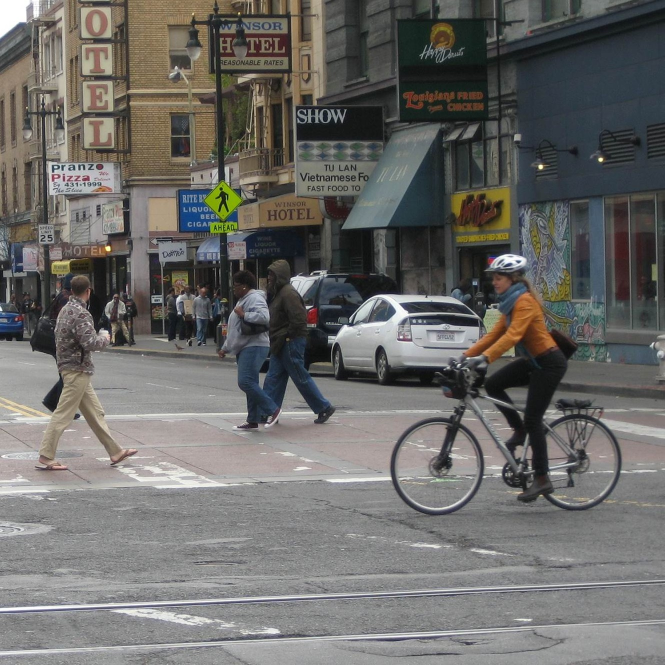
#> input picture hand_last/img/street.jpg, 1330 x 1330 px, given in place of the camera (shown at 1/2 size)
$ python TrackNew.py
#> lines starting #> are read from the running program, lines starting #| are printed output that depends on the picture; after the words box and inside, x2 and y2 are one past the last pixel; in counts of white or black regions, pixels touching at a corner belong together
import cv2
import numpy as np

# 设置初始化的窗口位置
c,r,w,h = 400,100,400,200 # 设置初试窗口位置和大小
track_window = (c,r,w,h)

cap = cv2.VideoCapture(0,cv2.CAP_DSHOW)
cap.set(3, 900)      # width 2280
cap.set(4, 900)
ret, frame= cap.read()
#> frame is the input picture: shape (1330, 1330, 3); mean B, G, R 103.7, 106.3, 107.4

# 设置追踪的区域
roi = frame[r:r+h, c:c+w]
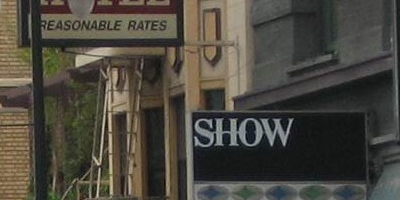
#> roi: shape (200, 400, 3); mean B, G, R 62.6, 71.7, 75.5
# roi区域的hsv图像
hsv_roi = cv2.cvtColor(roi, cv2.COLOR_BGR2HSV)
#> hsv_roi: shape (200, 400, 3); mean H, S, V 47.4, 48.2, 77.4
# 取值hsv值在(0,60,32)到(180,255,255)之间的部分
mask = cv2.inRange(hsv_roi, np.array((0., 60.,32.)), np.array((180.,255.,255.)))
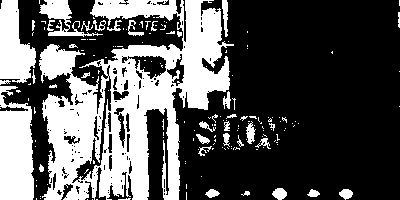
#> mask: shape (200, 400); 34.2% white; 170 white regions (134 under 20 px), largest, box (x1, y1, x2, y2) and area: (39, 0, 234, 200) 19200, (0, 86, 34, 200) 3159, (0, 0, 36, 83) 2008
# 计算直方图,参数为 图片(可多)，通道数，蒙板区域，直方图长度，范围
roi_hist = cv2.calcHist([hsv_roi],[0],mask,[180],[0,180])
#> roi_hist = 180 values, max 3664 at index 17, min 0 at index 55, mean 152
# 归一化
cv2.normalize(roi_hist,roi_hist,0,255,cv2.NORM_MINMAX)

# 设置终止条件，迭代10次或者至少移动1次
term_crit = ( cv2.TERM_CRITERIA_EPS | cv2.TERM_CRITERIA_COUNT, 10, 1 )

while(1):
    ret, frame = cap.read()
    if ret == True:
        # 计算每一帧的hsv图像
        hsv = cv2.cvtColor(frame, cv2.COLOR_BGR2HSV)
#> hsv: shape (1330, 1330, 3); mean H, S, V 56.5, 31.7, 111.5
        # 计算反向投影
        dst = cv2.calcBackProject([hsv],[0],roi_hist,[0,180],1)
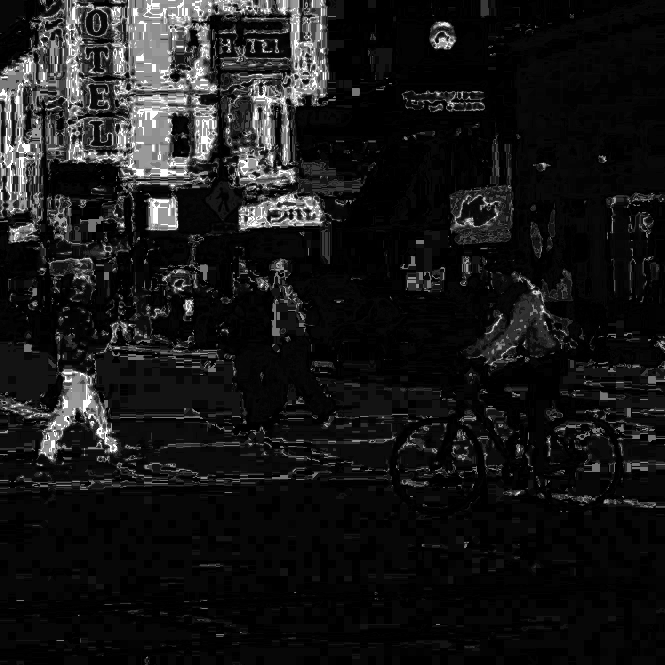
#> dst: shape (1330, 1330) (shown at 1/2 size); min 0, max 255, mean 24.5

        # 调用meanShift算法在dst中寻找目标窗口，找到后返回目标窗口
        _, track_window = cv2.meanShift(dst, track_window, term_crit)
#> track_window = (148, 96, 400, 200)

        # Draw it on image
        x,y,w,h = track_window
#> x = 148; y = 96; w = 400; h = 200
        img2 = cv2.rectangle(frame, (x,y), (x+w,y+h), 255,2)
        cv2.imshow('img2',img2)


    if cv2.waitKey(1) & 0xFF == ord('q'):
#> (key q is pressed here)
        break
cap.release()
cv2.destroyAllWindows()
